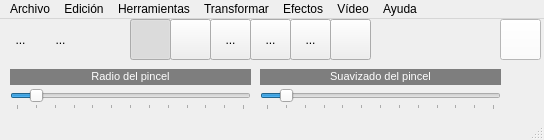
<?xml version="1.0" encoding="UTF-8"?>
<ui version="4.0">
 <class>MainWindow</class>
 <widget class="QMainWindow" name="MainWindow">
  <property name="geometry">
   <rect>
    <x>0</x>
    <y>0</y>
    <width>544</width>
    <height>140</height>
   </rect>
  </property>
  <property name="minimumSize">
   <size>
    <width>544</width>
    <height>140</height>
   </size>
  </property>
  <property name="maximumSize">
   <size>
    <width>544</width>
    <height>140</height>
   </size>
  </property>
  <property name="windowTitle">
   <string>QFotoPaint4</string>
  </property>
  <property name="windowIcon">
   <iconset resource="recursos.qrc">
    <normaloff>:/imagenes/icono.png</normaloff>:/imagenes/icono.png</iconset>
  </property>
  <widget class="QWidget" name="centralWidget">
   <widget class="QToolButton" name="toolButton">
    <property name="geometry">
     <rect>
      <x>40</x>
      <y>0</y>
      <width>41</width>
      <height>41</height>
     </rect>
    </property>
    <property name="text">
     <string>...</string>
    </property>
    <property name="icon">
     <iconset resource="recursos.qrc">
      <normaloff>:/imagenes/abrir.png</normaloff>:/imagenes/abrir.png</iconset>
    </property>
    <property name="iconSize">
     <size>
      <width>32</width>
      <height>32</height>
     </size>
    </property>
    <property name="autoRaise">
     <bool>true</bool>
    </property>
   </widget>
   <widget class="QToolButton" name="toolButton_2">
    <property name="geometry">
     <rect>
      <x>0</x>
      <y>0</y>
      <width>41</width>
      <height>41</height>
     </rect>
    </property>
    <property name="text">
     <string>...</string>
    </property>
    <property name="icon">
     <iconset resource="recursos.qrc">
      <normaloff>:/imagenes/nuevo.png</normaloff>:/imagenes/nuevo.png</iconset>
    </property>
    <property name="iconSize">
     <size>
      <width>32</width>
      <height>32</height>
     </size>
    </property>
    <property name="autoRaise">
     <bool>true</bool>
    </property>
   </widget>
   <widget class="QLabel" name="label">
    <property name="geometry">
     <rect>
      <x>10</x>
      <y>50</y>
      <width>241</width>
      <height>16</height>
     </rect>
    </property>
    <property name="styleSheet">
     <string notr="true">background-color: rgb(126, 126, 126);</string>
    </property>
    <property name="text">
     <string>&lt;!DOCTYPE HTML PUBLIC &quot;-//W3C//DTD HTML 4.0//EN&quot; &quot;http://www.w3.org/TR/REC-html40/strict.dtd&quot;&gt;
&lt;html&gt;&lt;head&gt;&lt;meta name=&quot;qrichtext&quot; content=&quot;1&quot; /&gt;&lt;style type=&quot;text/css&quot;&gt;
p, li { white-space: pre-wrap; }
&lt;/style&gt;&lt;/head&gt;&lt;body style=&quot; font-family:'MS Shell Dlg 2'; font-size:8.25pt; font-weight:400; font-style:normal;&quot;&gt;
&lt;p style=&quot; margin-top:0px; margin-bottom:0px; margin-left:0px; margin-right:0px; -qt-block-indent:0; text-indent:0px;&quot;&gt;&lt;span style=&quot; font-size:8pt; color:#ffffff;&quot;&gt;Radio del pincel&lt;/span&gt;&lt;/p&gt;&lt;/body&gt;&lt;/html&gt;</string>
    </property>
    <property name="alignment">
     <set>Qt::AlignCenter</set>
    </property>
    <property name="wordWrap">
     <bool>false</bool>
    </property>
   </widget>
   <widget class="QSlider" name="horizontalSlider">
    <property name="geometry">
     <rect>
      <x>10</x>
      <y>70</y>
      <width>241</width>
      <height>21</height>
     </rect>
    </property>
    <property name="maximum">
     <number>120</number>
    </property>
    <property name="value">
     <number>10</number>
    </property>
    <property name="orientation">
     <enum>Qt::Horizontal</enum>
    </property>
    <property name="tickPosition">
     <enum>QSlider::TicksBelow</enum>
    </property>
    <property name="tickInterval">
     <number>10</number>
    </property>
   </widget>
   <widget class="QLabel" name="label_2">
    <property name="geometry">
     <rect>
      <x>260</x>
      <y>50</y>
      <width>241</width>
      <height>16</height>
     </rect>
    </property>
    <property name="styleSheet">
     <string notr="true">background-color: rgb(126, 126, 126);</string>
    </property>
    <property name="text">
     <string>&lt;!DOCTYPE HTML PUBLIC &quot;-//W3C//DTD HTML 4.0//EN&quot; &quot;http://www.w3.org/TR/REC-html40/strict.dtd&quot;&gt;
&lt;html&gt;&lt;head&gt;&lt;meta name=&quot;qrichtext&quot; content=&quot;1&quot; /&gt;&lt;style type=&quot;text/css&quot;&gt;
p, li { white-space: pre-wrap; }
&lt;/style&gt;&lt;/head&gt;&lt;body style=&quot; font-family:'MS Shell Dlg 2'; font-size:8.25pt; font-weight:400; font-style:normal;&quot;&gt;
&lt;p style=&quot; margin-top:0px; margin-bottom:0px; margin-left:0px; margin-right:0px; -qt-block-indent:0; text-indent:0px;&quot;&gt;&lt;span style=&quot; font-size:8pt; color:#ffffff;&quot;&gt;Suavizado del pincel&lt;/span&gt;&lt;/p&gt;&lt;/body&gt;&lt;/html&gt;</string>
    </property>
    <property name="alignment">
     <set>Qt::AlignCenter</set>
    </property>
    <property name="wordWrap">
     <bool>false</bool>
    </property>
   </widget>
   <widget class="QSlider" name="horizontalSlider_2">
    <property name="geometry">
     <rect>
      <x>260</x>
      <y>70</y>
      <width>241</width>
      <height>21</height>
     </rect>
    </property>
    <property name="maximum">
     <number>120</number>
    </property>
    <property name="value">
     <number>10</number>
    </property>
    <property name="orientation">
     <enum>Qt::Horizontal</enum>
    </property>
    <property name="tickPosition">
     <enum>QSlider::TicksBelow</enum>
    </property>
    <property name="tickInterval">
     <number>10</number>
    </property>
   </widget>
   <widget class="QToolButton" name="toolButton_3">
    <property name="geometry">
     <rect>
      <x>80</x>
      <y>0</y>
      <width>41</width>
      <height>41</height>
     </rect>
    </property>
    <property name="text">
     <string/>
    </property>
    <property name="icon">
     <iconset resource="recursos.qrc">
      <normaloff>:/imagenes/guardar.png</normaloff>:/imagenes/guardar.png</iconset>
    </property>
    <property name="iconSize">
     <size>
      <width>32</width>
      <height>32</height>
     </size>
    </property>
    <property name="autoRaise">
     <bool>true</bool>
    </property>
   </widget>
   <widget class="QToolButton" name="toolButton_4">
    <property name="geometry">
     <rect>
      <x>130</x>
      <y>0</y>
      <width>41</width>
      <height>41</height>
     </rect>
    </property>
    <property name="text">
     <string/>
    </property>
    <property name="icon">
     <iconset resource="recursos.qrc">
      <normaloff>:/imagenes/punto.png</normaloff>:/imagenes/punto.png</iconset>
    </property>
    <property name="iconSize">
     <size>
      <width>32</width>
      <height>32</height>
     </size>
    </property>
    <property name="checkable">
     <bool>true</bool>
    </property>
    <property name="checked">
     <bool>true</bool>
    </property>
    <property name="autoExclusive">
     <bool>true</bool>
    </property>
   </widget>
   <widget class="QToolButton" name="toolButton_5">
    <property name="geometry">
     <rect>
      <x>170</x>
      <y>0</y>
      <width>41</width>
      <height>41</height>
     </rect>
    </property>
    <property name="text">
     <string/>
    </property>
    <property name="icon">
     <iconset resource="recursos.qrc">
      <normaloff>:/imagenes/linea.png</normaloff>:/imagenes/linea.png</iconset>
    </property>
    <property name="iconSize">
     <size>
      <width>32</width>
      <height>32</height>
     </size>
    </property>
    <property name="checkable">
     <bool>true</bool>
    </property>
    <property name="autoExclusive">
     <bool>true</bool>
    </property>
   </widget>
   <widget class="QToolButton" name="toolButton_6">
    <property name="geometry">
     <rect>
      <x>330</x>
      <y>0</y>
      <width>41</width>
      <height>41</height>
     </rect>
    </property>
    <property name="text">
     <string/>
    </property>
    <property name="icon">
     <iconset resource="recursos.qrc">
      <normaloff>:/imagenes/seleccionar.png</normaloff>:/imagenes/seleccionar.png</iconset>
    </property>
    <property name="iconSize">
     <size>
      <width>32</width>
      <height>32</height>
     </size>
    </property>
    <property name="checkable">
     <bool>true</bool>
    </property>
    <property name="autoExclusive">
     <bool>true</bool>
    </property>
   </widget>
   <widget class="QPushButton" name="pushButton">
    <property name="geometry">
     <rect>
      <x>500</x>
      <y>0</y>
      <width>41</width>
      <height>41</height>
     </rect>
    </property>
    <property name="styleSheet">
     <string notr="true">background-color: rgb(255, 255, 255);</string>
    </property>
    <property name="text">
     <string/>
    </property>
   </widget>
   <widget class="QToolButton" name="toolButton_7">
    <property name="geometry">
     <rect>
      <x>210</x>
      <y>0</y>
      <width>41</width>
      <height>41</height>
     </rect>
    </property>
    <property name="text">
     <string>...</string>
    </property>
    <property name="icon">
     <iconset resource="recursos.qrc">
      <normaloff>:/imagenes/rectangulo.png</normaloff>:/imagenes/rectangulo.png</iconset>
    </property>
    <property name="checkable">
     <bool>true</bool>
    </property>
    <property name="autoExclusive">
     <bool>true</bool>
    </property>
   </widget>
   <widget class="QToolButton" name="toolButton_8">
    <property name="geometry">
     <rect>
      <x>250</x>
      <y>0</y>
      <width>41</width>
      <height>41</height>
     </rect>
    </property>
    <property name="text">
     <string>...</string>
    </property>
    <property name="icon">
     <iconset resource="recursos.qrc">
      <normaloff>:/imagenes/elipse.png</normaloff>:/imagenes/elipse.png</iconset>
    </property>
    <property name="checkable">
     <bool>true</bool>
    </property>
    <property name="autoExclusive">
     <bool>true</bool>
    </property>
   </widget>
   <widget class="QToolButton" name="toolButton_9">
    <property name="geometry">
     <rect>
      <x>290</x>
      <y>0</y>
      <width>41</width>
      <height>41</height>
     </rect>
    </property>
    <property name="text">
     <string>...</string>
    </property>
    <property name="checkable">
     <bool>true</bool>
    </property>
    <property name="autoExclusive">
     <bool>true</bool>
    </property>
   </widget>
  </widget>
  <widget class="QMenuBar" name="menuBar">
   <property name="geometry">
    <rect>
     <x>0</x>
     <y>0</y>
     <width>544</width>
     <height>21</height>
    </rect>
   </property>
   <widget class="QMenu" name="menuArchivo">
    <property name="title">
     <string>Archivo</string>
    </property>
    <addaction name="actionNueva_imagen"/>
    <addaction name="actionNueva_imagen_desde_el_portapapeles"/>
    <addaction name="actionAbrir_imagen"/>
    <addaction name="actionCapturar_de_c_mara"/>
    <addaction name="actionCapturar_de_v_deo"/>
    <addaction name="separator"/>
    <addaction name="actionGuardar"/>
    <addaction name="actionGuardar_como"/>
    <addaction name="separator"/>
    <addaction name="actionCerrar"/>
    <addaction name="actionSalir"/>
   </widget>
   <widget class="QMenu" name="menuEdici_n">
    <property name="title">
     <string>Edición</string>
    </property>
    <widget class="QMenu" name="menuOpciones">
     <property name="title">
      <string>Opciones</string>
     </property>
     <addaction name="actionColor_del_pincel"/>
     <addaction name="actionPreguntar_si_guardar"/>
    </widget>
    <widget class="QMenu" name="menuVer_histograma">
     <property name="title">
      <string>Ver histograma</string>
     </property>
     <addaction name="actionGris"/>
     <addaction name="actionRojo"/>
     <addaction name="actionVerde"/>
     <addaction name="actionAzul"/>
    </widget>
    <addaction name="actionSeleccionar_todo"/>
    <addaction name="separator"/>
    <addaction name="menuOpciones"/>
    <addaction name="separator"/>
    <addaction name="separator"/>
    <addaction name="actionCopiar_a_nueva"/>
    <addaction name="actionCopiar_a_portapales"/>
    <addaction name="menuVer_histograma"/>
   </widget>
   <widget class="QMenu" name="menuHerramientas">
    <property name="title">
     <string>Herramientas</string>
    </property>
    <addaction name="actionPunto"/>
    <addaction name="actionLinea"/>
    <addaction name="actionSeleccionar"/>
    <addaction name="actionRect_ngulo"/>
    <addaction name="actionElipse"/>
    <addaction name="actionArco_Iris"/>
   </widget>
   <widget class="QMenu" name="menuTransformar">
    <property name="title">
     <string>Transformar</string>
    </property>
    <widget class="QMenu" name="menuRotar">
     <property name="title">
      <string>Rotar</string>
     </property>
     <addaction name="actionRotar_90"/>
     <addaction name="actionRotar_180"/>
     <addaction name="actionRotar_91"/>
    </widget>
    <addaction name="actionBrillo_contraste"/>
    <addaction name="actionMatiz_saturaci_n_luminosidad"/>
    <addaction name="actionInvertir"/>
    <addaction name="menuRotar"/>
    <addaction name="actionMedia_ponderada"/>
    <addaction name="actionAjuste_lineal"/>
    <addaction name="actionEscala_de_color"/>
   </widget>
   <widget class="QMenu" name="menuEfectos">
    <property name="title">
     <string>Efectos</string>
    </property>
    <widget class="QMenu" name="menuSuavizado">
     <property name="title">
      <string>Suavizado</string>
     </property>
     <addaction name="actionGausiano"/>
     <addaction name="actionMedia"/>
     <addaction name="actionMediana"/>
    </widget>
    <addaction name="menuSuavizado"/>
    <addaction name="actionBajo_relieve"/>
    <addaction name="actionPichar_Estirar"/>
    <addaction name="actionPerfilar"/>
   </widget>
   <widget class="QMenu" name="menuV_deo">
    <property name="title">
     <string>Vídeo</string>
    </property>
    <widget class="QMenu" name="menuImagen_a_v_deo">
     <property name="title">
      <string>Imagen a vídeo</string>
     </property>
     <addaction name="actionRotar_imagen"/>
    </widget>
    <widget class="QMenu" name="menuV_deo_a_imagen">
     <property name="title">
      <string>Vídeo a imagen</string>
     </property>
     <addaction name="actionImagen_media"/>
    </widget>
    <addaction name="menuImagen_a_v_deo"/>
    <addaction name="menuV_deo_a_imagen"/>
    <addaction name="actionV_deo_a_video"/>
   </widget>
   <widget class="QMenu" name="menuAyuda">
    <property name="title">
     <string>Ayuda</string>
    </property>
    <addaction name="actionAcerca_de"/>
   </widget>
   <addaction name="menuArchivo"/>
   <addaction name="menuEdici_n"/>
   <addaction name="menuHerramientas"/>
   <addaction name="menuTransformar"/>
   <addaction name="menuEfectos"/>
   <addaction name="menuV_deo"/>
   <addaction name="menuAyuda"/>
  </widget>
  <widget class="QStatusBar" name="statusBar"/>
  <action name="actionNueva_imagen">
   <property name="text">
    <string>Nueva imagen...</string>
   </property>
  </action>
  <action name="actionAbrir_imagen">
   <property name="text">
    <string>Abrir imagen...</string>
   </property>
  </action>
  <action name="actionGuardar">
   <property name="text">
    <string>Guardar</string>
   </property>
  </action>
  <action name="actionGuardar_como">
   <property name="text">
    <string>Guardar como...</string>
   </property>
  </action>
  <action name="actionCerrar">
   <property name="text">
    <string>Cerrar</string>
   </property>
  </action>
  <action name="actionSalir">
   <property name="text">
    <string>Salir</string>
   </property>
  </action>
  <action name="actionPunto">
   <property name="text">
    <string>Punto</string>
   </property>
  </action>
  <action name="actionLinea">
   <property name="text">
    <string>Línea</string>
   </property>
  </action>
  <action name="actionSeleccionar">
   <property name="text">
    <string>Seleccionar</string>
   </property>
  </action>
  <action name="actionSeleccionar_todo">
   <property name="text">
    <string>Seleccionar todo</string>
   </property>
  </action>
  <action name="actionColor_del_pincel">
   <property name="text">
    <string>Color del pincel...</string>
   </property>
  </action>
  <action name="actionPreguntar_si_guardar">
   <property name="checkable">
    <bool>true</bool>
   </property>
   <property name="checked">
    <bool>true</bool>
   </property>
   <property name="text">
    <string>Preguntar si guardar</string>
   </property>
  </action>
  <action name="actionBrillo_contraste">
   <property name="text">
    <string>Brillo/Contraste...</string>
   </property>
  </action>
  <action name="actionInvertir">
   <property name="text">
    <string>Invertir</string>
   </property>
  </action>
  <action name="actionRotar_90">
   <property name="text">
    <string>Rotar 90º</string>
   </property>
  </action>
  <action name="actionRotar_91">
   <property name="text">
    <string>Rotar 270º</string>
   </property>
  </action>
  <action name="actionMedia_ponderada">
   <property name="text">
    <string>Media ponderada...</string>
   </property>
  </action>
  <action name="actionRotar_180">
   <property name="text">
    <string>Rotar 180º</string>
   </property>
  </action>
  <action name="actionGausiano">
   <property name="text">
    <string>Gausiano...</string>
   </property>
  </action>
  <action name="actionMedia">
   <property name="text">
    <string>Media...</string>
   </property>
  </action>
  <action name="actionV_deo_a_video">
   <property name="text">
    <string>Vídeo a video</string>
   </property>
  </action>
  <action name="actionRotar_imagen">
   <property name="text">
    <string>Rotar imagen...</string>
   </property>
  </action>
  <action name="actionAcerca_de">
   <property name="text">
    <string>Acerca de...</string>
   </property>
  </action>
  <action name="actionImagen_media">
   <property name="text">
    <string>Imagen media...</string>
   </property>
  </action>
  <action name="actionRect_ngulo">
   <property name="text">
    <string>Rectángulo</string>
   </property>
  </action>
  <action name="actionElipse">
   <property name="text">
    <string>Elipse</string>
   </property>
  </action>
  <action name="actionMediana">
   <property name="text">
    <string>Mediana</string>
   </property>
  </action>
  <action name="actionCopiar_a_nueva">
   <property name="text">
    <string>Copiar a nueva</string>
   </property>
  </action>
  <action name="actionCapturar_de_c_mara">
   <property name="text">
    <string>Capturar de cámara</string>
   </property>
  </action>
  <action name="actionArco_Iris">
   <property name="text">
    <string>Arco Iris</string>
   </property>
  </action>
  <action name="actionGris">
   <property name="text">
    <string>Gris</string>
   </property>
  </action>
  <action name="actionRojo">
   <property name="text">
    <string>Rojo</string>
   </property>
  </action>
  <action name="actionVerde">
   <property name="text">
    <string>Verde</string>
   </property>
  </action>
  <action name="actionAzul">
   <property name="text">
    <string>Azul</string>
   </property>
  </action>
  <action name="actionBajo_relieve">
   <property name="text">
    <string>Bajo relieve...</string>
   </property>
  </action>
  <action name="actionAjuste_lineal">
   <property name="text">
    <string>Ajuste lineal</string>
   </property>
  </action>
  <action name="actionCapturar_de_v_deo">
   <property name="text">
    <string>Capturar de vídeo...</string>
   </property>
  </action>
  <action name="actionEscala_de_color">
   <property name="text">
    <string>Escala de color</string>
   </property>
  </action>
  <action name="actionPichar_Estirar">
   <property name="text">
    <string>Pichar Estirar...</string>
   </property>
  </action>
  <action name="actionMatiz_saturaci_n_luminosidad">
   <property name="text">
    <string>Matiz/saturación/luminosidad...</string>
   </property>
  </action>
  <action name="actionPerfilar">
   <property name="text">
    <string>Perfilar...</string>
   </property>
  </action>
  <action name="actionCopiar_a_portapales">
   <property name="text">
    <string>Copiar a portapales</string>
   </property>
  </action>
  <action name="actionNueva_imagen_desde_el_portapapeles">
   <property name="text">
    <string>Nueva imagen desde el portapapeles...</string>
   </property>
  </action>
 </widget>
 <layoutdefault spacing="6" margin="11"/>
 <resources>
  <include location="recursos.qrc"/>
 </resources>
 <connections/>
</ui>
